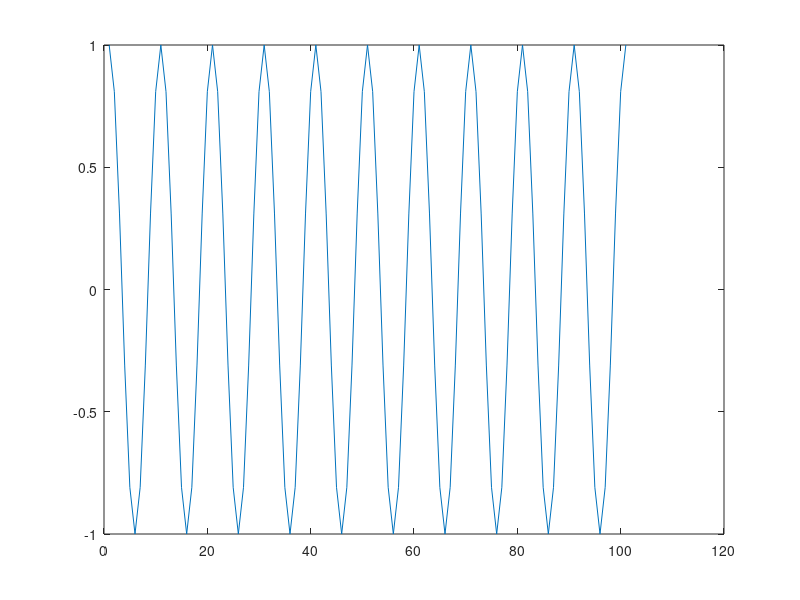
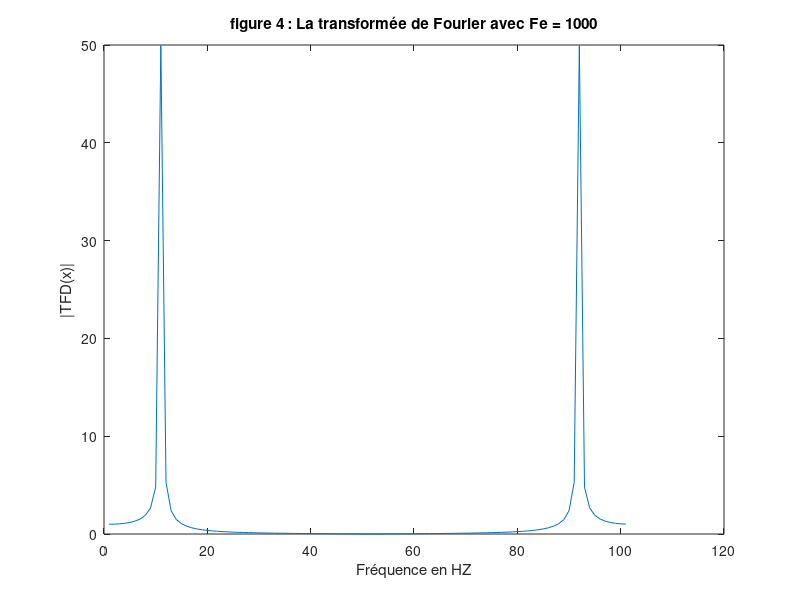

MATLAB code to generate these figures, in order:
%Paramètres
f0=100; %fréquence du cosinus
Fe=1000; %fréquence d'échantillonnage
Te=1/Fe; %période d'échantillonnage
N=101; %nombre d'échantillons (-1)
%Génération du signal
x=cos(2*pi*f0*[0:Te:(N-1)*Te]);
%Tracé du signal
figure; plot(x)
%Calcul de la TFD du signal
X=fft(x);
%Tracé du module de la TFD du signal
figure; plot(abs(X))
xlabel('Fréquence en HZ')
ylabel('|TFD(x)|')
title('figure 4 : La transformée de Fourier avec Fe = 1000')